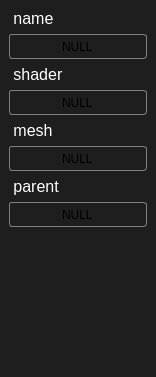
            <widget class="QWidget" name="proterties_2">
             <property name="geometry">
              <rect>
               <x>0</x>
               <y>0</y>
               <width>156</width>
               <height>377</height>
              </rect>
             </property>
             <attribute name="label">
              <string>properties</string>
             </attribute>
             <layout class="QHBoxLayout" name="horizontalLayout_11">
              <property name="spacing">
               <number>0</number>
              </property>
              <property name="leftMargin">
               <number>0</number>
              </property>
              <property name="topMargin">
               <number>0</number>
              </property>
              <property name="rightMargin">
               <number>0</number>
              </property>
              <property name="bottomMargin">
               <number>0</number>
              </property>
              <item>
               <widget class="QWidget" name="widget_3" native="true">
                <property name="styleSheet">
                 <string notr="true">QWidget{
background-color:rgb(30,30,30);
}</string>
                </property>
                <layout class="QFormLayout" name="formLayout">
                 <property name="rowWrapPolicy">
                  <enum>QFormLayout::WrapAllRows</enum>
                 </property>
                 <item row="0" column="0" colspan="2">
                  <widget class="QLabel" name="name_label">
                   <property name="sizePolicy">
                    <sizepolicy hsizetype="Expanding" vsizetype="Fixed">
                     <horstretch>0</horstretch>
                     <verstretch>0</verstretch>
                    </sizepolicy>
                   </property>
                   <property name="minimumSize">
                    <size>
                     <width>55</width>
                     <height>10</height>
                    </size>
                   </property>
                   <property name="font">
                    <font>
                     <pointsize>12</pointsize>
                     <italic>false</italic>
                     <bold>false</bold>
                    </font>
                   </property>
                   <property name="styleSheet">
                    <string notr="true">QLabel{
	color:white;
	font: 12pt &quot;Sitka&quot;;
}
</string>
                   </property>
                   <property name="text">
                    <string> name</string>
                   </property>
                  </widget>
                 </item>
                 <item row="1" column="0" colspan="2">
                  <widget class="QLineEdit" name="name_edit">
                   <property name="sizePolicy">
                    <sizepolicy hsizetype="Expanding" vsizetype="Fixed">
                     <horstretch>0</horstretch>
                     <verstretch>0</verstretch>
                    </sizepolicy>
                   </property>
                   <property name="minimumSize">
                    <size>
                     <width>75</width>
                     <height>25</height>
                    </size>
                   </property>
                   <property name="maximumSize">
                    <size>
                     <width>1677215</width>
                     <height>16777215</height>
                    </size>
                   </property>
                   <property name="styleSheet">
                    <string notr="true">QLineEdit{
font:  9pt &quot;Cascadia Code&quot;;
color: black;
background: qlineargradient(x1: 0, y1: 0, x2: 0, y2: 1,
                                 stop: 0 #E1E1E1, stop: 0.4 #DDDDDD,
                                 stop: 0.5 #D8D8D8, stop: 1.0 #D3D3D3);
border: 1px solid gray;
border-radius: 3px;
}</string>
                   </property>
                   <property name="text">
                    <string>NULL</string>
                   </property>
                   <property name="alignment">
                    <set>Qt::AlignCenter</set>
                   </property>
                  </widget>
                 </item>
                 <item row="2" column="0" colspan="2">
                  <widget class="QLabel" name="shader_label">
                   <property name="sizePolicy">
                    <sizepolicy hsizetype="Expanding" vsizetype="Fixed">
                     <horstretch>0</horstretch>
                     <verstretch>0</verstretch>
                    </sizepolicy>
                   </property>
                   <property name="minimumSize">
                    <size>
                     <width>55</width>
                     <height>10</height>
                    </size>
                   </property>
                   <property name="font">
                    <font>
                     <pointsize>12</pointsize>
                     <italic>false</italic>
                     <bold>false</bold>
                    </font>
                   </property>
                   <property name="styleSheet">
                    <string notr="true">QLabel{
	color:white;
	font: 12pt &quot;Sitka&quot;;
}
</string>
                   </property>
                   <property name="text">
                    <string> shader</string>
                   </property>
                  </widget>
                 </item>
                 <item row="3" column="0" colspan="2">
                  <widget class="QLineEdit" name="shader_edit">
                   <property name="minimumSize">
                    <size>
                     <width>75</width>
                     <height>25</height>
                    </size>
                   </property>
                   <property name="maximumSize">
                    <size>
                     <width>1677215</width>
                     <height>16777215</height>
                    </size>
                   </property>
                   <property name="styleSheet">
                    <string notr="true">QLineEdit{
font:  9pt &quot;Cascadia Code&quot;;
color: black;
background: qlineargradient(x1: 0, y1: 0, x2: 0, y2: 1,
                                 stop: 0 #E1E1E1, stop: 0.4 #DDDDDD,
                                 stop: 0.5 #D8D8D8, stop: 1.0 #D3D3D3);
border: 1px solid gray;
border-radius: 3px;
}</string>
                   </property>
                   <property name="text">
                    <string>NULL</string>
                   </property>
                   <property name="alignment">
                    <set>Qt::AlignCenter</set>
                   </property>
                  </widget>
                 </item>
                 <item row="4" column="0" colspan="2">
                  <widget class="QLabel" name="mesh_label">
                   <property name="sizePolicy">
                    <sizepolicy hsizetype="Expanding" vsizetype="Fixed">
                     <horstretch>0</horstretch>
                     <verstretch>0</verstretch>
                    </sizepolicy>
                   </property>
                   <property name="minimumSize">
                    <size>
                     <width>55</width>
                     <height>10</height>
                    </size>
                   </property>
                   <property name="font">
                    <font>
                     <pointsize>12</pointsize>
                     <italic>false</italic>
                     <bold>false</bold>
                    </font>
                   </property>
                   <property name="styleSheet">
                    <string notr="true">QLabel{
	color:white;
	font: 12pt &quot;Sitka&quot;;
}
</string>
                   </property>
                   <property name="text">
                    <string> mesh</string>
                   </property>
                  </widget>
                 </item>
                 <item row="5" column="0" colspan="2">
                  <widget class="QLineEdit" name="mesh_edit">
                   <property name="minimumSize">
                    <size>
                     <width>75</width>
                     <height>25</height>
                    </size>
                   </property>
                   <property name="maximumSize">
                    <size>
                     <width>1677215</width>
                     <height>16777215</height>
                    </size>
                   </property>
                   <property name="styleSheet">
                    <string notr="true">QLineEdit{
font:  9pt &quot;Cascadia Code&quot;;
color: black;
background: qlineargradient(x1: 0, y1: 0, x2: 0, y2: 1,
                                 stop: 0 #E1E1E1, stop: 0.4 #DDDDDD,
                                 stop: 0.5 #D8D8D8, stop: 1.0 #D3D3D3);
border: 1px solid gray;
border-radius: 3px;
}</string>
                   </property>
                   <property name="text">
                    <string>NULL</string>
                   </property>
                   <property name="alignment">
                    <set>Qt::AlignCenter</set>
                   </property>
                  </widget>
                 </item>
                 <item row="6" column="0" colspan="2">
                  <widget class="QLabel" name="parent_label">
                   <property name="sizePolicy">
                    <sizepolicy hsizetype="Expanding" vsizetype="Fixed">
                     <horstretch>0</horstretch>
                     <verstretch>0</verstretch>
                    </sizepolicy>
                   </property>
                   <property name="minimumSize">
                    <size>
                     <width>55</width>
                     <height>10</height>
                    </size>
                   </property>
                   <property name="font">
                    <font>
                     <pointsize>12</pointsize>
                     <italic>false</italic>
                     <bold>false</bold>
                    </font>
                   </property>
                   <property name="styleSheet">
                    <string notr="true">QLabel{
	color:white;
	font: 12pt &quot;Sitka&quot;;
}
</string>
                   </property>
                   <property name="text">
                    <string> parent</string>
                   </property>
                  </widget>
                 </item>
                 <item row="7" column="0" colspan="2">
                  <widget class="QLineEdit" name="parent_edit">
                   <property name="minimumSize">
                    <size>
                     <width>75</width>
                     <height>25</height>
                    </size>
                   </property>
                   <property name="maximumSize">
                    <size>
                     <width>1677215</width>
                     <height>16777215</height>
                    </size>
                   </property>
                   <property name="styleSheet">
                    <string notr="true">QLineEdit{
font:  9pt &quot;Cascadia Code&quot;;
color: black;
background: qlineargradient(x1: 0, y1: 0, x2: 0, y2: 1,
                                 stop: 0 #E1E1E1, stop: 0.4 #DDDDDD,
                                 stop: 0.5 #D8D8D8, stop: 1.0 #D3D3D3);
border: 1px solid gray;
border-radius: 3px;
}</string>
                   </property>
                   <property name="text">
                    <string>NULL</string>
                   </property>
                   <property name="alignment">
                    <set>Qt::AlignCenter</set>
                   </property>
                  </widget>
                 </item>
                 <item row="8" column="0" colspan="2">
                  <spacer name="verticalSpacer_2">
                   <property name="orientation">
                    <enum>Qt::Vertical</enum>
                   </property>
                   <property name="sizeHint" stdset="0">
                    <size>
                     <width>20</width>
                     <height>40</height>
                    </size>
                   </property>
                  </spacer>
                 </item>
                </layout>
               </widget>
              </item>
             </layout>
            </widget>
